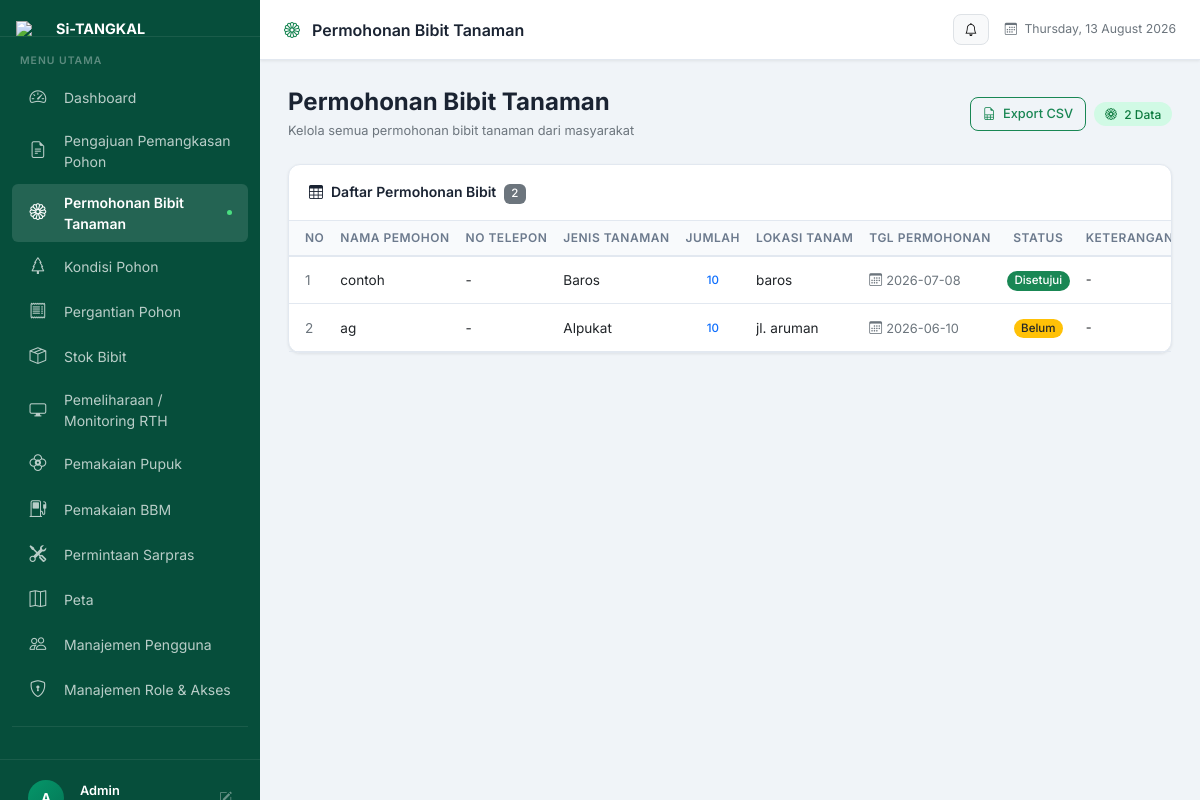
The page /Admin/permohonan_bibit.php (signed in) on the database its author committed.
### tables this page shows
CREATE TABLE `menus` (
  `id` int NOT NULL AUTO_INCREMENT,
  `code` varchar(40) NOT NULL COMMENT 'dipakai sebagai $activePage di Admin/*',
  `label` varchar(100) NOT NULL,
  `icon` varchar(60) DEFAULT NULL COMMENT 'kelas ikon Bootstrap Icons',
  `url` varchar(100) NOT NULL COMMENT 'nama file php relatif thd folder Admin/',
  `sort_order` int NOT NULL DEFAULT '0',
  PRIMARY KEY (`id`),
  UNIQUE KEY `uq_menus_code` (`code`)
);

CREATE TABLE `permohonan_bibit` (
  `id_bibit` int NOT NULL AUTO_INCREMENT,
  `nama_pemohon` varchar(100) NOT NULL,
  `jenis_tanaman` varchar(100) NOT NULL,
  `jumlah_tanaman` int NOT NULL,
  `lokasi_nanam` text NOT NULL,
  `tanggal_permohonan` date DEFAULT NULL,
  `status_permohonan` enum('Belum','Disetujui','Ditolak') DEFAULT 'Belum',
  `keterangan` text,
  `nomor_telepon` varchar(20) DEFAULT NULL,
  PRIMARY KEY (`id_bibit`)
);

### Admin/core/Rbac.php (called while the page is built, shortened)
<?php
class Rbac
{
    public static function currentRoleId(PDO $pdo): int
    {
        $admin = $_SESSION['admin'] ?? null;
        if (!empty($admin['role_id'])) {
            return (int) $admin['role_id'];
        }
        $stmt = $pdo->prepare("SELECT role_id FROM t_users WHERE UserId = ?");
        $stmt->execute([$admin['UserId'] ?? 0]);
        $roleId = (int) ($stmt->fetchColumn() ?: 2);
        return $roleId;
    }
    public static function accessibleMenus(PDO $pdo): array
    {
        $roleId = self::currentRoleId($pdo);
        if ($roleId === 1) {
            $stmt = $pdo->query("SELECT * FROM menus ORDER BY sort_order");
            return $stmt->fetchAll(PDO::FETCH_ASSOC);
        }
        $stmt = $pdo->prepare(
            "SELECT m.* FROM menus m
             INNER JOIN role_menu_access rma ON rma.menu_id = m.id
             WHERE rma.role_id = ? AND rma.can_view = 1
             ORDER BY m.sort_order"
        );
        $stmt->execute([$roleId]);
        return $stmt->fetchAll(PDO::FETCH_ASSOC);
    }
}

### Admin/permohonan_bibit.php (the view, shortened to what this page needs)
<?php
require_once __DIR__ . '/../config.php';
require_once 'core/Rbac.php';
try {
    $stmt = $config->prepare("SELECT * FROM permohonan_bibit ORDER BY tanggal_permohonan DESC, id_bibit DESC");
    $stmt->execute();
    $data = $stmt->fetchAll(PDO::FETCH_ASSOC);
} catch (PDOException $e) {
    $data = [];
    $alertMsg  = 'Gagal mengambil data: ' . $e->getMessage();
    $alertType = 'danger';
}
$pageTitle  = 'Permohonan Bibit Tanaman';
$activePage = 'permohonan_bibit';
require_once 'layouts/header.php';
require_once 'layouts/sidebar.php';
?>
<div class="d-flex align-items-center justify-content-between mb-4">
    <div>
        <h4 class="fw-bold mb-1" style="color:var(--text-primary);">Permohonan Bibit Tanaman</h4>
        <p class="text-muted mb-0" style="font-size:0.8rem;">Kelola semua permohonan bibit tanaman dari masyarakat</p>
    </div>
    <div class="d-flex align-items-center gap-2 flex-wrap">
        <?php
            require 'layouts/export_modal.php';
        ?>
        <span class="badge rounded-pill" style="background:var(--accent-light); color:#0d7a3e; font-size:0.75rem; padding:0.45em 0.9em;">
            <i class="bi bi-flower1 me-1"></i> <?= count($data) ?> Data
        </span>
    </div>
</div>
<div class="card">
    <div class="card-header d-flex align-items-center justify-content-between flex-wrap gap-2">
        <span>
            <i class="bi bi-table me-2"></i>Daftar Permohonan Bibit
            <span class="badge bg-secondary ms-1"><?= count($data) ?></span>
        </span>
    </div>
    <div class="card-body p-0">
        <div class="table-responsive">
            <table class="table table-hover align-middle mb-0">
                <thead>
                    <tr>
                        <th class="ps-3" style="width:40px;">No</th>
                        <th>Nama Pemohon</th>
                        <th>No Telepon</th>
                        <th>Jenis Tanaman</th>
                        <th class="text-center">Jumlah</th>
                        <th>Lokasi Tanam</th>
                        <th>Tgl Permohonan</th>
                        <th class="text-center">Status</th>
                        <th>Keterangan</th>
                    </tr>
                </thead>
                <tbody>
                    <?php if (!empty($data)): ?>
                        <?php $no = 1; foreach ($data as $row): ?>
                        <tr>
                            <td class="ps-3 text-muted"><?= $no++ ?></td>
                            <td class="fw-500"><?= htmlspecialchars($row['nama_pemohon']) ?></td>
                            <td><?= htmlspecialchars($row['nomor_telepon'] ?? '-') ?></td>
                            <td><?= htmlspecialchars($row['jenis_tanaman']) ?></td>
                            <td class="text-center">
                                <span class="badge bg-primary-subtle text-primary rounded-pill"><?= (int)$row['jumlah_tanaman'] ?></span>
                            </td>
                            <td>
                                <span style="max-width:180px; display:block; white-space:nowrap; overflow:hidden; text-overflow:ellipsis;"
                                      title="<?= htmlspecialchars($row['lokasi_nanam']) ?>">
                                    <?= htmlspecialchars($row['lokasi_nanam']) ?>
                                </span>
                            </td>
                            <td>
                                <span class="text-muted" style="font-size:0.8rem;">
                                    <i class="bi bi-calendar3 me-1"></i><?= htmlspecialchars($row['tanggal_permohonan'] ?? '-') ?>
                                </span>
                            </td>
                            <td class="text-center">
                                <?php
                                    $status = $row['status_permohonan'] ?? 'Belum';
                                    $badgeClass = match ($status) {
                                        'Disetujui' => 'bg-success',
                                        'Ditolak'   => 'bg-danger',
                                        default     => 'bg-warning text-dark',
                                    };
                                ?>
                                <span class="badge rounded-pill <?= $badgeClass ?>"><?= htmlspecialchars($status) ?></span>
                            </td>
                            <td>
                                <span style="max-width:160px; display:block; white-space:nowrap; overflow:hidden; text-overflow:ellipsis; font-size:0.8rem;"
                                      title="<?= htmlspecialchars($row['keterangan'] ?? '-') ?>">
                                    <?= htmlspecialchars($row['keterangan'] ?? '-') ?>
                                </span>
                            </td>
                        </tr>
                        <?php endforeach; ?>
                    <?php endif; ?>
                </tbody>
            </table>
        </div>
    </div>
</div>
<?php require_once 'layouts/footer.php'; ?>

### Admin/layouts/sidebar.php (shortened to what this page needs)
<?php
$adminName  = htmlspecialchars($_SESSION['admin']['Name'] ?? 'Admin');
$activePage = $activePage ?? '';
require_once __DIR__ . '/../core/Rbac.php';
$menuItems = array_map(function ($m) {
    return [
        'href'  => $m['url'],
        'icon'  => $m['icon'],
        'label' => $m['label'],
        'key'   => $m['code'],
    ];
}, Rbac::accessibleMenus($config));
?>
<aside class="sidebar" id="sidebar">
    <div class="sidebar-brand" style="padding:1.25rem 1rem 1rem; border-bottom:1px solid rgba(255,255,255,0.08); overflow:hidden;">
        <a href="../index.php" class="d-flex align-items-center gap-2 text-decoration-none" style="min-width:0;">
            <img src="../assets/img/logo.png" alt="Si-TANGKAL"
                 style="height:32px; width:32px; flex-shrink:0; object-fit:contain;">
            <div style="min-width:0; flex:1; overflow:hidden;">
                <div style="color:#fff; font-weight:700; font-size:0.9rem; line-height:1.2; white-space:nowrap; overflow:hidden; text-overflow:ellipsis;">Si-TANGKAL</div>
            </div>
        </a>
    </div>
    <nav style="padding:1rem 0.75rem; flex:1;">
        <div style="font-size:0.65rem; font-weight:600; letter-spacing:1px; color:rgba(255,255,255,0.35); padding:0 0.5rem 0.5rem; text-transform:uppercase;">Menu Utama</div>
        <ul class="list-unstyled mb-0">
            <?php foreach ($menuItems as $item): ?>
            <?php $isActive = ($activePage === $item['key']); ?>
            <li class="mb-1">
                <a href="<?= $item['href'] ?>"
                   class="d-flex align-items-center gap-3 px-3 py-2 rounded-2 text-decoration-none sidebar-link <?= $isActive ? 'active' : '' ?>"
                   style="
                       color: <?= $isActive ? '#fff' : 'rgba(255,255,255,0.72)' ?>;
                       background: <?= $isActive ? 'rgba(255,255,255,0.12)' : 'transparent' ?>;
                       font-weight: <?= $isActive ? '600' : '400' ?>;
                       transition: all 0.18s ease;
                   ">
                    <i class="bi <?= $item['icon'] ?>" style="font-size:1.05rem; width:20px; text-align:center; flex-shrink:0;"></i>
                    <span style="font-size:0.875rem;"><?= $item['label'] ?></span>
                    <?php if ($isActive): ?>
                    <span class="ms-auto" style="width:5px; height:5px; border-radius:50%; background:#4ade80; flex-shrink:0;"></span>
                    <?php endif; ?>
                </a>
            </li>
            <?php endforeach; ?>
        </ul>
        <div style="border-top:1px solid rgba(255,255,255,0.08); margin:1rem 0;"></div>
    </nav>
    <div style="padding:0.75rem; border-top:1px solid rgba(255,255,255,0.08); margin-top:auto;">
        <a href="profile.php"
           class="d-flex align-items-center gap-3 px-3 py-2 rounded-2 text-decoration-none mb-2 <?= ($activePage === 'profile') ? 'active' : '' ?>"
           style="
               color: <?= ($activePage === 'profile') ? '#fff' : 'rgba(255,255,255,0.72)' ?>;
               background: <?= ($activePage === 'profile') ? 'rgba(255,255,255,0.12)' : 'transparent' ?>;
               transition: all 0.18s ease;
           ">
            <div style="
                width:36px; height:36px; border-radius:50%;
                background:linear-gradient(135deg, #059669, #047857);
                display:flex; align-items:center; justify-content:center;
                color:#fff; font-weight:700; font-size:0.85rem; flex-shrink:0;
            ">
            </div>
            <div style="min-width:0; flex:1;">
                <div style="color:#fff; font-weight:600; font-size:0.8rem; white-space:nowrap; overflow:hidden; text-overflow:ellipsis;">
                    <?= $adminName ?>
                </div>
            </div>
            <i class="bi bi-pencil-square" style="font-size:0.8rem; color:rgba(255,255,255,0.4);"></i>
        </a>
    </div>
</aside>
<div class="main-wrapper">
    <div class="topbar">
        <span class="page-title">
            <i class="bi <?= $menuItems[array_search($activePage, array_column($menuItems, 'key'))] ['icon'] ?? 'bi-house' ?> me-2 text-success"></i>
            <?= $pageTitle ?? 'Dashboard' ?>
        </span>
        <div class="d-flex align-items-center gap-3">
            <div class="dropdown">
                <button class="btn btn-sm btn-light border position-relative" type="button" data-bs-toggle="dropdown" aria-expanded="false">
                    <i class="bi bi-bell"></i>
                </button>
            </div>
            <small class="text-muted d-none d-md-block">
                <i class="bi bi-calendar3 me-1"></i>
                <?= date('l, d F Y') ?>
            </small>
        </div>
    </div>
    <div class="main-content">

### Admin/layouts/header.php (style rules this page uses)
:root { --sidebar-width: 260px; --sidebar-bg: #064e3b; --sidebar-hover: #065f46; --sidebar-active: #047857; --sidebar-text: rgba(255,255,255,0.85); --sidebar-text-muted: rgba(255,255,255,0.50); --accent: #059669; --accent-light: #d1fae5; --page-bg: #f0f4f8; --card-bg: #ffffff; --text-primary: #1a2332; --text-muted: #6c7a8d; --border-color: #e2e8f0; --shadow-sm: 0 1px 3px rgba(0,0,0,0.08); --shadow-md: 0 4px 16px rgba(0,0,0,0.08); --shadow-lg: 0 8px 32px rgba(0,0,0,0.12); --radius-sm: 8px; --radius-md: 12px; --radius-lg: 16px; --transition: all 0.2s ease; }
* { box-sizing: border-box; margin: 0; padding: 0; }
body { font-family: 'Inter', sans-serif; background: var(--page-bg); color: var(--text-primary); font-size: 0.875rem; }
.sidebar { position: fixed; top: 0; left: 0; height: 100vh; width: var(--sidebar-width); background: var(--sidebar-bg); display: flex; flex-direction: column; z-index: 1040; overflow-y: auto; transition: var(--transition); scrollbar-width: none; }
.main-wrapper { margin-left: var(--sidebar-width); min-height: 100vh; display: flex; flex-direction: column; transition: var(--transition); }
.topbar { background: var(--card-bg); border-bottom: 1px solid var(--border-color); padding: 0 1.5rem; height: 60px; display: flex; align-items: center; justify-content: space-between; position: sticky; top: 0; z-index: 1030; box-shadow: var(--shadow-sm); }
.topbar .page-title { font-size: 1rem; font-weight: 600; color: var(--text-primary); }
.main-content { padding: 1.75rem; flex: 1; }
.card { border: 1px solid var(--border-color); border-radius: var(--radius-md); box-shadow: var(--shadow-sm); background: var(--card-bg); }
.card-header { background: transparent; border-bottom: 1px solid var(--border-color); padding: 1rem 1.25rem; font-weight: 600; }
.table { font-size: 0.85rem; }
.table thead th { background: #f8fafc; color: var(--text-muted); font-weight: 600; font-size: 0.75rem; text-transform: uppercase; letter-spacing: 0.5px; border-bottom: 2px solid var(--border-color); white-space: nowrap; }
.table tbody tr { transition: background 0.15s ease; cursor: pointer; }
.table td { vertical-align: middle; border-color: var(--border-color); }
.badge { font-size: 0.72rem; font-weight: 500; padding: 0.35em 0.65em; }
.btn { font-size: 0.8rem; font-weight: 500; border-radius: var(--radius-sm); }
.btn-sm { padding: 0.3rem 0.65rem; }

### rows shown on the page
menus: label "Dashboard"
menus: label "Pengajuan Pemangkasan Pohon"
menus: label "Permohonan Bibit Tanaman", code "permohonan_bibit" (drawn)
menus: label "Kondisi Pohon"
menus: label "Pergantian Pohon"
menus: label "Stok Bibit"
menus: label "Pemeliharaan / Monitoring RTH"
menus: label "Pemakaian Pupuk"
menus: label "Pemakaian BBM"
menus: label "Permintaan Sarpras"
menus: label "Peta"
menus: label "Manajemen Pengguna"
menus: label "Manajemen Role & Akses"
permohonan_bibit: nama_pemohon "contoh", nomor_telepon "-", jenis_tanaman "Baros", jumlah_tanaman "10", lokasi_nanam "baros", tanggal_permohonan "2026-07-08", status_permohonan "Disetujui", keterangan "-"
permohonan_bibit: nama_pemohon "ag", nomor_telepon "-", jenis_tanaman "Alpukat", jumlah_tanaman "10", lokasi_nanam "jl. aruman", tanggal_permohonan "2026-06-10", status_permohonan "Belum", keterangan "-"

### other values the page prints
$adminName "Admin"
$pageTitle "Permohonan Bibit Tanaman"
count($data) "2"
